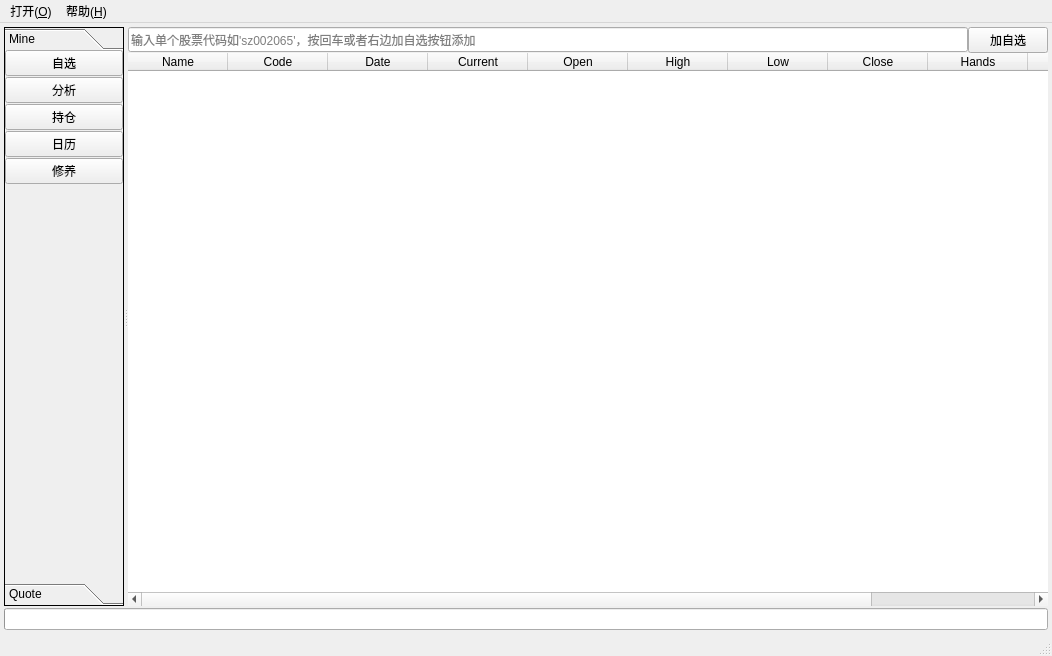
<?xml version="1.0" encoding="UTF-8"?>
<ui version="4.0">
 <class>QStockMainWindows</class>
 <widget class="QMainWindow" name="QStockMainWindows">
  <property name="geometry">
   <rect>
    <x>0</x>
    <y>0</y>
    <width>1052</width>
    <height>656</height>
   </rect>
  </property>
  <property name="windowTitle">
   <string>新浪A股监控</string>
  </property>
  <property name="windowIcon">
   <iconset resource="resources/iconRes.qrc">
    <normaloff>:/main/icons/main_logo.png</normaloff>:/main/icons/main_logo.png</iconset>
  </property>
  <property name="styleSheet">
   <string notr="true">#centralWidget{
	color:#FFFFFF;
}
#widget_quoteWaves{
	border-width:1px;
	border-style:solid;
	border-color: rgb(200, 200, 200);
}</string>
  </property>
  <widget class="QWidget" name="centralWidget">
   <layout class="QVBoxLayout" name="verticalLayout_3">
    <property name="spacing">
     <number>2</number>
    </property>
    <property name="leftMargin">
     <number>4</number>
    </property>
    <property name="topMargin">
     <number>4</number>
    </property>
    <property name="rightMargin">
     <number>4</number>
    </property>
    <property name="bottomMargin">
     <number>4</number>
    </property>
    <item>
     <widget class="QSplitter" name="splitter">
      <property name="frameShape">
       <enum>QFrame::NoFrame</enum>
      </property>
      <property name="frameShadow">
       <enum>QFrame::Sunken</enum>
      </property>
      <property name="orientation">
       <enum>Qt::Horizontal</enum>
      </property>
      <widget class="QToolBox" name="toolBox">
       <property name="minimumSize">
        <size>
         <width>120</width>
         <height>0</height>
        </size>
       </property>
       <property name="maximumSize">
        <size>
         <width>120</width>
         <height>16777215</height>
        </size>
       </property>
       <property name="frameShape">
        <enum>QFrame::Box</enum>
       </property>
       <property name="frameShadow">
        <enum>QFrame::Plain</enum>
       </property>
       <property name="currentIndex">
        <number>0</number>
       </property>
       <property name="tabSpacing">
        <number>0</number>
       </property>
       <widget class="QWidget" name="page_watching">
        <property name="geometry">
         <rect>
          <x>0</x>
          <y>0</y>
          <width>118</width>
          <height>535</height>
         </rect>
        </property>
        <attribute name="icon">
         <iconset resource="resources/iconRes.qrc">
          <normaloff>:/main/icons/main_logo.png</normaloff>:/main/icons/main_logo.png</iconset>
        </attribute>
        <attribute name="label">
         <string>Mine</string>
        </attribute>
        <layout class="QVBoxLayout" name="verticalLayout_4">
         <property name="spacing">
          <number>1</number>
         </property>
         <property name="leftMargin">
          <number>0</number>
         </property>
         <property name="topMargin">
          <number>0</number>
         </property>
         <property name="rightMargin">
          <number>0</number>
         </property>
         <property name="bottomMargin">
          <number>0</number>
         </property>
         <item>
          <widget class="QPushButton" name="pushButton_myWatching">
           <property name="text">
            <string>自选</string>
           </property>
           <property name="icon">
            <iconset resource="resources/iconRes.qrc">
             <normaloff>:/main/icons/myFavirate.png</normaloff>:/main/icons/myFavirate.png</iconset>
           </property>
           <property name="iconSize">
            <size>
             <width>32</width>
             <height>32</height>
            </size>
           </property>
          </widget>
         </item>
         <item>
          <widget class="QPushButton" name="pushButton_detailQuotes">
           <property name="text">
            <string>分析</string>
           </property>
           <property name="icon">
            <iconset resource="resources/iconRes.qrc">
             <normaloff>:/main/icons/waves.png</normaloff>:/main/icons/waves.png</iconset>
           </property>
           <property name="iconSize">
            <size>
             <width>32</width>
             <height>32</height>
            </size>
           </property>
          </widget>
         </item>
         <item>
          <widget class="QPushButton" name="pushButton_Position">
           <property name="text">
            <string>持仓</string>
           </property>
           <property name="icon">
            <iconset resource="resources/iconRes.qrc">
             <normaloff>:/main/icons/add.png</normaloff>:/main/icons/add.png</iconset>
           </property>
           <property name="iconSize">
            <size>
             <width>32</width>
             <height>32</height>
            </size>
           </property>
          </widget>
         </item>
         <item>
          <widget class="QPushButton" name="pushButton_4">
           <property name="text">
            <string>日历</string>
           </property>
           <property name="icon">
            <iconset resource="resources/iconRes.qrc">
             <normaloff>:/main/icons/calendar.png</normaloff>:/main/icons/calendar.png</iconset>
           </property>
           <property name="iconSize">
            <size>
             <width>32</width>
             <height>32</height>
            </size>
           </property>
          </widget>
         </item>
         <item>
          <widget class="QPushButton" name="pushButton_5">
           <property name="text">
            <string>修养</string>
           </property>
           <property name="icon">
            <iconset resource="resources/iconRes.qrc">
             <normaloff>:/main/icons/notes.png</normaloff>:/main/icons/notes.png</iconset>
           </property>
           <property name="iconSize">
            <size>
             <width>32</width>
             <height>32</height>
            </size>
           </property>
          </widget>
         </item>
         <item>
          <spacer name="verticalSpacer">
           <property name="orientation">
            <enum>Qt::Vertical</enum>
           </property>
           <property name="sizeHint" stdset="0">
            <size>
             <width>20</width>
             <height>339</height>
            </size>
           </property>
          </spacer>
         </item>
        </layout>
       </widget>
       <widget class="QWidget" name="page_quote">
        <property name="geometry">
         <rect>
          <x>0</x>
          <y>0</y>
          <width>118</width>
          <height>535</height>
         </rect>
        </property>
        <attribute name="icon">
         <iconset resource="resources/iconRes.qrc">
          <normaloff>:/main/icons/main_logo.png</normaloff>:/main/icons/main_logo.png</iconset>
        </attribute>
        <attribute name="label">
         <string>Quote</string>
        </attribute>
        <layout class="QVBoxLayout" name="verticalLayout_5">
         <property name="spacing">
          <number>1</number>
         </property>
         <property name="leftMargin">
          <number>0</number>
         </property>
         <property name="topMargin">
          <number>0</number>
         </property>
         <property name="rightMargin">
          <number>0</number>
         </property>
         <property name="bottomMargin">
          <number>0</number>
         </property>
         <item>
          <widget class="QPushButton" name="pushButton_11">
           <property name="text">
            <string>大盘</string>
           </property>
           <property name="icon">
            <iconset resource="resources/iconRes.qrc">
             <normaloff>:/main/icons/main_logo.png</normaloff>:/main/icons/main_logo.png</iconset>
           </property>
           <property name="iconSize">
            <size>
             <width>32</width>
             <height>32</height>
            </size>
           </property>
          </widget>
         </item>
         <item>
          <widget class="QPushButton" name="pushButton_2">
           <property name="text">
            <string>排行</string>
           </property>
           <property name="icon">
            <iconset resource="resources/iconRes.qrc">
             <normaloff>:/main/icons/main_logo.png</normaloff>:/main/icons/main_logo.png</iconset>
           </property>
           <property name="iconSize">
            <size>
             <width>32</width>
             <height>32</height>
            </size>
           </property>
          </widget>
         </item>
         <item>
          <widget class="QPushButton" name="pushButton_7">
           <property name="text">
            <string>新股</string>
           </property>
           <property name="icon">
            <iconset resource="resources/iconRes.qrc">
             <normaloff>:/main/icons/main_logo.png</normaloff>:/main/icons/main_logo.png</iconset>
           </property>
           <property name="iconSize">
            <size>
             <width>32</width>
             <height>32</height>
            </size>
           </property>
          </widget>
         </item>
         <item>
          <widget class="QPushButton" name="pushButton_9">
           <property name="text">
            <string>私募</string>
           </property>
           <property name="icon">
            <iconset resource="resources/iconRes.qrc">
             <normaloff>:/main/icons/main_logo.png</normaloff>:/main/icons/main_logo.png</iconset>
           </property>
           <property name="iconSize">
            <size>
             <width>32</width>
             <height>32</height>
            </size>
           </property>
          </widget>
         </item>
         <item>
          <widget class="QPushButton" name="pushButton_10">
           <property name="text">
            <string>全球</string>
           </property>
           <property name="icon">
            <iconset resource="resources/iconRes.qrc">
             <normaloff>:/main/icons/main_logo.png</normaloff>:/main/icons/main_logo.png</iconset>
           </property>
           <property name="iconSize">
            <size>
             <width>32</width>
             <height>32</height>
            </size>
           </property>
          </widget>
         </item>
         <item>
          <widget class="QPushButton" name="pushButton_12">
           <property name="text">
            <string>汇市</string>
           </property>
           <property name="icon">
            <iconset resource="resources/iconRes.qrc">
             <normaloff>:/main/icons/main_logo.png</normaloff>:/main/icons/main_logo.png</iconset>
           </property>
           <property name="iconSize">
            <size>
             <width>32</width>
             <height>32</height>
            </size>
           </property>
          </widget>
         </item>
         <item>
          <spacer name="verticalSpacer_2">
           <property name="orientation">
            <enum>Qt::Vertical</enum>
           </property>
           <property name="sizeHint" stdset="0">
            <size>
             <width>20</width>
             <height>257</height>
            </size>
           </property>
          </spacer>
         </item>
        </layout>
       </widget>
      </widget>
      <widget class="QFrame" name="frame_runtime">
       <property name="frameShape">
        <enum>QFrame::NoFrame</enum>
       </property>
       <property name="frameShadow">
        <enum>QFrame::Sunken</enum>
       </property>
       <layout class="QVBoxLayout" name="verticalLayout_2">
        <property name="spacing">
         <number>0</number>
        </property>
        <property name="leftMargin">
         <number>0</number>
        </property>
        <property name="topMargin">
         <number>0</number>
        </property>
        <property name="rightMargin">
         <number>0</number>
        </property>
        <property name="bottomMargin">
         <number>0</number>
        </property>
        <item>
         <widget class="QStackedWidget" name="stackedWidget">
          <widget class="QWidget" name="page_runtime">
           <layout class="QVBoxLayout" name="verticalLayout">
            <property name="spacing">
             <number>0</number>
            </property>
            <property name="leftMargin">
             <number>0</number>
            </property>
            <property name="topMargin">
             <number>0</number>
            </property>
            <property name="rightMargin">
             <number>0</number>
            </property>
            <property name="bottomMargin">
             <number>0</number>
            </property>
            <item>
             <layout class="QHBoxLayout" name="horizontalLayout">
              <property name="spacing">
               <number>0</number>
              </property>
              <item>
               <widget class="QLineEdit" name="lineEditAddCode">
                <property name="minimumSize">
                 <size>
                  <width>0</width>
                  <height>25</height>
                 </size>
                </property>
                <property name="accessibleName">
                 <string/>
                </property>
                <property name="placeholderText">
                 <string>输入单个股票代码如'sz002065'，按回车或者右边加自选按钮添加</string>
                </property>
               </widget>
              </item>
              <item>
               <widget class="QPushButton" name="pushButtonAddCode">
                <property name="minimumSize">
                 <size>
                  <width>0</width>
                  <height>25</height>
                 </size>
                </property>
                <property name="text">
                 <string>加自选</string>
                </property>
                <property name="icon">
                 <iconset resource="resources/iconRes.qrc">
                  <normaloff>:/main/icons/add.png</normaloff>:/main/icons/add.png</iconset>
                </property>
                <property name="iconSize">
                 <size>
                  <width>16</width>
                  <height>16</height>
                 </size>
                </property>
               </widget>
              </item>
             </layout>
            </item>
            <item>
             <widget class="QTableWidget" name="runtimeTableWidget">
              <property name="frameShape">
               <enum>QFrame::NoFrame</enum>
              </property>
              <property name="frameShadow">
               <enum>QFrame::Plain</enum>
              </property>
              <property name="dragEnabled">
               <bool>true</bool>
              </property>
              <property name="dragDropOverwriteMode">
               <bool>false</bool>
              </property>
              <property name="defaultDropAction">
               <enum>Qt::MoveAction</enum>
              </property>
              <property name="alternatingRowColors">
               <bool>true</bool>
              </property>
              <property name="sortingEnabled">
               <bool>true</bool>
              </property>
              <attribute name="horizontalHeaderCascadingSectionResizes">
               <bool>true</bool>
              </attribute>
              <attribute name="horizontalHeaderDefaultSectionSize">
               <number>100</number>
              </attribute>
              <attribute name="horizontalHeaderStretchLastSection">
               <bool>false</bool>
              </attribute>
              <attribute name="verticalHeaderCascadingSectionResizes">
               <bool>true</bool>
              </attribute>
              <attribute name="verticalHeaderShowSortIndicator" stdset="0">
               <bool>true</bool>
              </attribute>
              <column>
               <property name="text">
                <string>Name</string>
               </property>
               <property name="textAlignment">
                <set>AlignHCenter|AlignVCenter|AlignCenter</set>
               </property>
              </column>
              <column>
               <property name="text">
                <string>Code</string>
               </property>
               <property name="textAlignment">
                <set>AlignHCenter|AlignVCenter|AlignCenter</set>
               </property>
              </column>
              <column>
               <property name="text">
                <string>Date</string>
               </property>
               <property name="textAlignment">
                <set>AlignHCenter|AlignVCenter|AlignCenter</set>
               </property>
              </column>
              <column>
               <property name="text">
                <string>Current</string>
               </property>
               <property name="textAlignment">
                <set>AlignHCenter|AlignVCenter|AlignCenter</set>
               </property>
              </column>
              <column>
               <property name="text">
                <string>Open</string>
               </property>
               <property name="textAlignment">
                <set>AlignHCenter|AlignVCenter|AlignCenter</set>
               </property>
              </column>
              <column>
               <property name="text">
                <string>High</string>
               </property>
               <property name="textAlignment">
                <set>AlignHCenter|AlignVCenter|AlignCenter</set>
               </property>
              </column>
              <column>
               <property name="text">
                <string>Low</string>
               </property>
               <property name="textAlignment">
                <set>AlignHCenter|AlignVCenter|AlignCenter</set>
               </property>
              </column>
              <column>
               <property name="text">
                <string>Close</string>
               </property>
               <property name="textAlignment">
                <set>AlignHCenter|AlignVCenter|AlignCenter</set>
               </property>
              </column>
              <column>
               <property name="text">
                <string>Hands</string>
               </property>
               <property name="textAlignment">
                <set>AlignHCenter|AlignVCenter|AlignCenter</set>
               </property>
              </column>
              <column>
               <property name="text">
                <string>Adjust</string>
               </property>
               <property name="textAlignment">
                <set>AlignHCenter|AlignVCenter|AlignCenter</set>
               </property>
              </column>
              <column>
               <property name="text">
                <string>detail</string>
               </property>
               <property name="textAlignment">
                <set>AlignHCenter|AlignVCenter|AlignCenter</set>
               </property>
              </column>
             </widget>
            </item>
           </layout>
          </widget>
          <widget class="QWidget" name="page_detail">
           <layout class="QVBoxLayout" name="verticalLayout_6">
            <property name="spacing">
             <number>0</number>
            </property>
            <property name="leftMargin">
             <number>0</number>
            </property>
            <property name="topMargin">
             <number>0</number>
            </property>
            <property name="rightMargin">
             <number>0</number>
            </property>
            <property name="bottomMargin">
             <number>0</number>
            </property>
            <item>
             <widget class="QWidget" name="widget" native="true">
              <layout class="QVBoxLayout" name="verticalLayout_7">
               <property name="spacing">
                <number>1</number>
               </property>
               <property name="leftMargin">
                <number>0</number>
               </property>
               <property name="topMargin">
                <number>0</number>
               </property>
               <property name="rightMargin">
                <number>0</number>
               </property>
               <property name="bottomMargin">
                <number>0</number>
               </property>
               <item>
                <widget class="QWidget" name="widget_wavesHeader" native="true">
                 <property name="maximumSize">
                  <size>
                   <width>16777215</width>
                   <height>30</height>
                  </size>
                 </property>
                 <layout class="QHBoxLayout" name="horizontalLayout_3">
                  <property name="spacing">
                   <number>0</number>
                  </property>
                  <property name="leftMargin">
                   <number>0</number>
                  </property>
                  <property name="topMargin">
                   <number>0</number>
                  </property>
                  <property name="rightMargin">
                   <number>0</number>
                  </property>
                  <property name="bottomMargin">
                   <number>0</number>
                  </property>
                  <item>
                   <widget class="QComboBox" name="comboBox_watchList">
                    <property name="maxVisibleItems">
                     <number>30</number>
                    </property>
                   </widget>
                  </item>
                  <item>
                   <widget class="QComboBox" name="comboBox_wavesDatetome">
                    <item>
                     <property name="text">
                      <string>1 Year</string>
                     </property>
                    </item>
                    <item>
                     <property name="text">
                      <string>2 Year</string>
                     </property>
                    </item>
                    <item>
                     <property name="text">
                      <string>3 Month</string>
                     </property>
                    </item>
                    <item>
                     <property name="text">
                      <string>1 Month</string>
                     </property>
                    </item>
                   </widget>
                  </item>
                 </layout>
                </widget>
               </item>
               <item>
                <widget class="QQuoteWavesWidget" name="widget_quoteWaves" native="true"/>
               </item>
               <item>
                <widget class="QWidget" name="widget_wavesfooter" native="true">
                 <property name="maximumSize">
                  <size>
                   <width>16777215</width>
                   <height>30</height>
                  </size>
                 </property>
                 <layout class="QHBoxLayout" name="horizontalLayout_2">
                  <property name="spacing">
                   <number>0</number>
                  </property>
                  <property name="leftMargin">
                   <number>0</number>
                  </property>
                  <property name="topMargin">
                   <number>0</number>
                  </property>
                  <property name="rightMargin">
                   <number>0</number>
                  </property>
                  <property name="bottomMargin">
                   <number>0</number>
                  </property>
                  <item>
                   <widget class="QPushButton" name="pushButton">
                    <property name="text">
                     <string>PushButton</string>
                    </property>
                   </widget>
                  </item>
                  <item>
                   <widget class="QPushButton" name="pushButton_3">
                    <property name="text">
                     <string>PushButton</string>
                    </property>
                   </widget>
                  </item>
                  <item>
                   <widget class="QPushButton" name="pushButton_6">
                    <property name="text">
                     <string>PushButton</string>
                    </property>
                   </widget>
                  </item>
                  <item>
                   <widget class="QPushButton" name="pushButton_8">
                    <property name="text">
                     <string>PushButton</string>
                    </property>
                   </widget>
                  </item>
                  <item>
                   <widget class="QPushButton" name="pushButton_13">
                    <property name="text">
                     <string>PushButton</string>
                    </property>
                   </widget>
                  </item>
                  <item>
                   <widget class="QPushButton" name="pushButton_14">
                    <property name="text">
                     <string>PushButton</string>
                    </property>
                   </widget>
                  </item>
                  <item>
                   <widget class="QPushButton" name="pushButton_15">
                    <property name="text">
                     <string>PushButton</string>
                    </property>
                   </widget>
                  </item>
                  <item>
                   <widget class="QPushButton" name="pushButton_16">
                    <property name="text">
                     <string>PushButton</string>
                    </property>
                   </widget>
                  </item>
                 </layout>
                </widget>
               </item>
              </layout>
             </widget>
            </item>
           </layout>
          </widget>
          <widget class="QWidget" name="page_positions"/>
         </widget>
        </item>
       </layout>
      </widget>
     </widget>
    </item>
    <item>
     <widget class="QProgressBar" name="progressBar">
      <property name="layoutDirection">
       <enum>Qt::RightToLeft</enum>
      </property>
      <property name="autoFillBackground">
       <bool>true</bool>
      </property>
      <property name="value">
       <number>0</number>
      </property>
      <property name="textVisible">
       <bool>false</bool>
      </property>
      <property name="invertedAppearance">
       <bool>true</bool>
      </property>
     </widget>
    </item>
   </layout>
  </widget>
  <widget class="QMenuBar" name="menuBar">
   <property name="geometry">
    <rect>
     <x>0</x>
     <y>0</y>
     <width>1052</width>
     <height>21</height>
    </rect>
   </property>
   <widget class="QMenu" name="menu_O">
    <property name="title">
     <string>打开(&amp;O)</string>
    </property>
    <addaction name="action_SaveWatchList"/>
   </widget>
   <widget class="QMenu" name="menu_H">
    <property name="title">
     <string>帮助(&amp;H)</string>
    </property>
    <addaction name="actionAbout"/>
   </widget>
   <addaction name="menu_O"/>
   <addaction name="menu_H"/>
  </widget>
  <widget class="QStatusBar" name="statusBar"/>
  <action name="actionAbout">
   <property name="text">
    <string>关于</string>
   </property>
   <property name="shortcut">
    <string>?</string>
   </property>
  </action>
  <action name="action_SaveWatchList">
   <property name="text">
    <string>保存自选(&amp;S)</string>
   </property>
   <property name="shortcut">
    <string>Ctrl+S</string>
   </property>
  </action>
 </widget>
 <layoutdefault spacing="6" margin="11"/>
 <customwidgets>
  <customwidget>
   <class>QQuoteWavesWidget</class>
   <extends>QWidget</extends>
   <header>./Widget/QQuoteWavesWidget.h</header>
   <container>1</container>
  </customwidget>
 </customwidgets>
 <resources>
  <include location="resources/iconRes.qrc"/>
 </resources>
 <connections/>
</ui>
